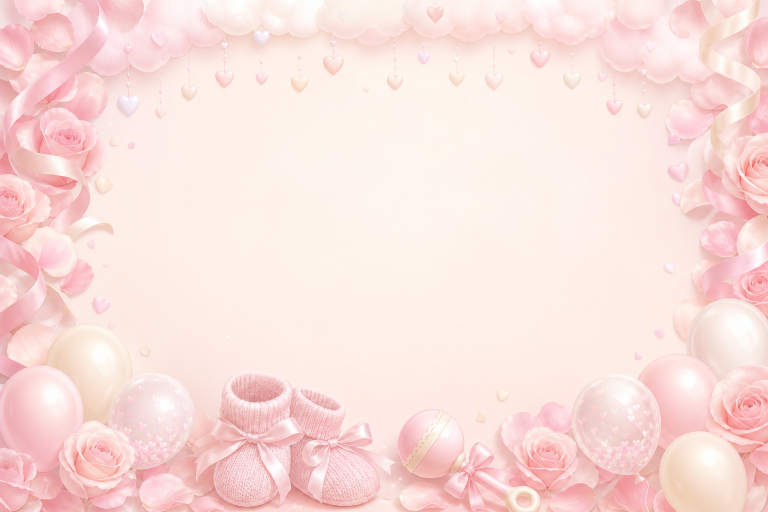
#> input picture tools/bg_sources/babyshower_01_landscape_master.png, 1536 x 1024 px, found by its file name (shown at 1/2 size); its folder holds 4 pictures in this run
$ python generate_babyshower_sources.py
#> lines starting #> are read from the running program, lines starting #| are printed output that depends on the picture; after the words box and inside, x2 and y2 are one past the last pixel; in counts of white or black regions, pixels touching at a corner belong together
### tools/import_landscape_masters.py
#!/usr/bin/env python3
"""
Import illustrated landscape masters → 1080×1350 portrait sources.

Frameless build: décor on top/sides/bottom only; seamless cream center
(no inner rectangle, no divider, no stretched frame from master art).

    python3 tools/import_landscape_masters.py --stem naming_01
    python3 tools/import_landscape_masters.py --all-special
"""

from __future__ import annotations

import argparse
import sys
from pathlib import Path

from PIL import Image

TOOLS = Path(__file__).parent
sys.path.insert(0, str(TOOLS))

from build_portrait_sources import frameless_portrait_from_landscape

LANDSCAPE = (1536, 1024)
SRC = TOOLS / "bg_sources"
ART = Path("/opt/cursor/artifacts/assets")

SPECIAL_STEMS = (
    "engagement_05",
    "naming_01",
    "naming_05",
    "babyshower_01",
    "babyshower_02",
    "babyshower_03",
    "babyshower_04",
    "babyshower_05",
)


def resolve_master(stem: str, art: str | None, art_dir: Path) -> Path:
#> called with stem = 'babyshower_01'
    if art:
        for candidate in (Path(art), art_dir / art, SRC / art, SRC / f"{stem}_landscape_master.png"):
            if candidate.exists():
                return candidate
        raise FileNotFoundError(f"Art not found: {art}")
    for candidate in (art_dir / f"{stem}_landscape_master.png", SRC / f"{stem}_landscape_master.png"):
        if candidate.exists():
            return candidate
    raise FileNotFoundError(f"No master for {stem}")


def import_one(stem: str, *, art: str | None = None, art_dir: Path = ART) -> None:
    master_path = resolve_master(stem, art, art_dir)
    landscape = Image.open(master_path).convert("RGB").resize(LANDSCAPE, Image.Resampling.LANCZOS)
#> landscape is the input picture: PIL image 1536x1024 RGB; mean R, G, B 250.1, 223.8, 219.5

    backup = SRC / f"{stem}_source_landscape_backup.png"
    landscape.save(backup, format="PNG", optimize=True)

    master_copy = SRC / f"{stem}_landscape_master.png"
    landscape.save(master_copy, format="PNG", optimize=True)

    portrait = frameless_portrait_from_landscape(landscape, stem=stem)
    dest = SRC / f"{stem}_source.png"
    portrait.save(dest, format="PNG", optimize=True)
    print(f"{stem}: {master_path.name} → {dest.name} ({portrait.size[0]}×{portrait.size[1]})")


# [17 lines left out: function main, not called in this run]


# [2 lines that do not run on import are left out]

### tools/build_portrait_sources.py
#!/usr/bin/env python3
"""
Build native 1080×1350 portrait source PNGs from landscape designed art.

Fills the portrait canvas without letterboxing or mirrored décor seams:
  • Top toran / bottom lotus bands keep their designed height
  • Side borders stretch vertically (leaf/filigree patterns)
  • Center cream panel expands for photo + copy

    python3 tools/build_portrait_sources.py --prefix engagement --restore-landscape
    python3 tools/build_portrait_sources.py --prefix naming --restore-landscape
"""

from __future__ import annotations

import argparse
from pathlib import Path

from PIL import Image, ImageDraw, ImageFilter

TARGET_W = 1080
TARGET_H = 1350

# Measured from designed landscape cards (1536×1024 → width-fit 1080×720).
TOP_BAND_RATIO = 0.235
BOTTOM_BAND_RATIO = 0.275
SIDE_COL_RATIO = 0.122


def sample_cream(im: Image.Image) -> tuple[int, int, int]:
    w, h = im.size
    patch = im.crop((w // 2 - 24, h // 2 - 24, w // 2 + 24, h // 2 + 24))
    pixels = list(
        patch.get_flattened_data() if hasattr(patch, "get_flattened_data") else patch.getdata()
    )
    pixels.sort(key=lambda c: c[0] + c[1] + c[2])
    return pixels[len(pixels) // 2]


def add_parchment_texture(base: Image.Image, strength: float = 0.035) -> Image.Image:
    noise = Image.effect_noise(base.size, 32).convert("L")
    noise = noise.filter(ImageFilter.GaussianBlur(radius=1.2))
    overlay = Image.merge("RGB", (noise, noise, noise))
    return Image.blend(base, overlay, strength)


# [45 lines left out: function landscape_to_portrait, not called in this run]


FRAMELESS_SIDE_RATIO = 0.20
# Landscape margins: keep outer décor, replace inner panel before full-height stretch.
FRAMELESS_MARGIN_X = 0.17
FRAMELESS_MARGIN_TOP = 0.13
FRAMELESS_MARGIN_BOTTOM = 0.28


# [106 lines left out: functions soften_center_panel, full_stretch_portrait, normalize_center_on_scaled, blend_horizontal_seam, blend_vertical_seam, not called in this run]


def portrait_from_native_bands(
    landscape: Image.Image,
    *,
    top_ratio: float,
    bottom_ratio: float,
    side_ratio: float,
    feather_vertical_seams: bool = False,
) -> Image.Image:
    """
    Compose portrait from native master bands.
    Top/bottom resize directly to final portrait height (crisp toran/footer).
    """
#> called with top_ratio = 0.14, bottom_ratio = 0.1, side_ratio = 0.19, feather_vertical_seams = False
    w, h = landscape.size
#> w = 1536; h = 1024
    top_h_p = max(96, int(TARGET_H * top_ratio))
    bottom_h_p = max(72, int(TARGET_H * bottom_ratio))
    mid_top = top_h_p
    mid_bottom = TARGET_H - bottom_h_p
    mid_h = mid_bottom - mid_top
    side_w = max(72, int(TARGET_W * side_ratio))
    center_w = TARGET_W - 2 * side_w
    side_w_native = max(1, int(w * side_ratio))
#> side_w_native = 291

    top_native = max(1, int(h * top_ratio))
#> top_native = 143
    bottom_native = max(1, int(h * bottom_ratio))
#> bottom_native = 102
    y0_native = top_native
#> y0_native = 143
    y1_native = h - bottom_native
#> y1_native = 922

    canvas = Image.new("RGB", (TARGET_W, TARGET_H), sample_cream(landscape))
#> in sample_cream, `pixels = list( patch.get_flattened_data() if hasattr(patch, "get_flatt..`: pixels = 2304 items, first 6: (254, 244, 237), (254, 245, 238), (255, 245, 238), (254, 244, 237), (254, 244, 237), (255, 245, 238)

    # Full-height side columns: one native→portrait scale (~1.32×), not a stretched mid strip.
    left_full = landscape.crop((0, 0, side_w_native, h)).resize(
        (side_w, TARGET_H), Image.Resampling.LANCZOS
    )
    right_full = landscape.crop((w - side_w_native, 0, w, h)).resize(
        (side_w, TARGET_H), Image.Resampling.LANCZOS
    )
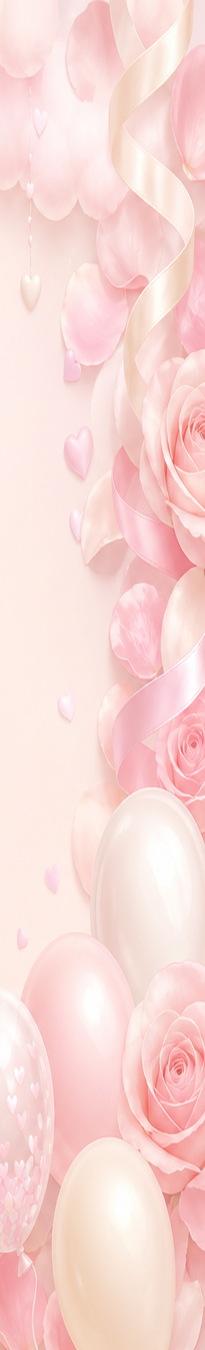
#> right_full: PIL image 205x1350 RGB; mean R, G, B 248.9, 216.8, 212.7
    canvas.paste(left_full, (0, 0))
    canvas.paste(right_full, (TARGET_W - side_w, 0))

    if mid_h > 0 and center_w > 0 and y1_native > y0_native:
        center = landscape.crop((side_w_native, y0_native, w - side_w_native, y1_native)).resize(
            (center_w, mid_h), Image.Resampling.LANCZOS
        )
        canvas.paste(center, (side_w, mid_top))

    top_band = landscape.crop((0, 0, w, top_native)).resize(
        (TARGET_W, top_h_p), Image.Resampling.LANCZOS
    )
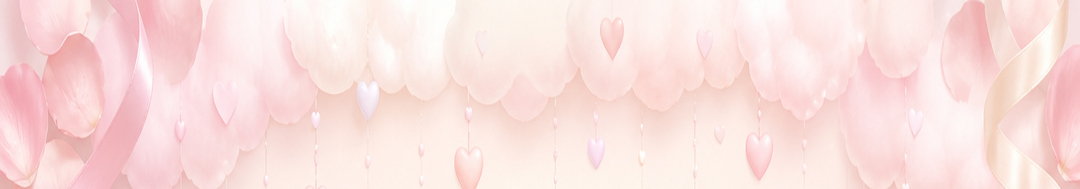
#> top_band: PIL image 1080x189 RGB; mean R, G, B 250.2, 223.9, 221.2
    bottom_band = landscape.crop((0, y1_native, w, h)).resize(
        (TARGET_W, bottom_h_p), Image.Resampling.LANCZOS
    )
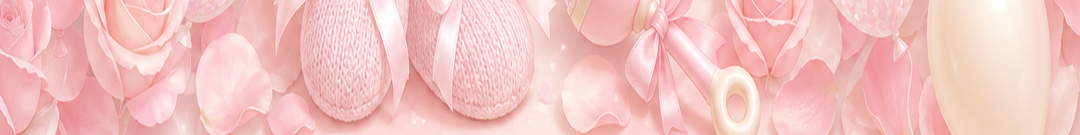
#> bottom_band: PIL image 1080x135 RGB; mean R, G, B 243.1, 195.4, 192.8
    canvas.paste(top_band, (0, 0))
    canvas.paste(bottom_band, (0, mid_bottom))
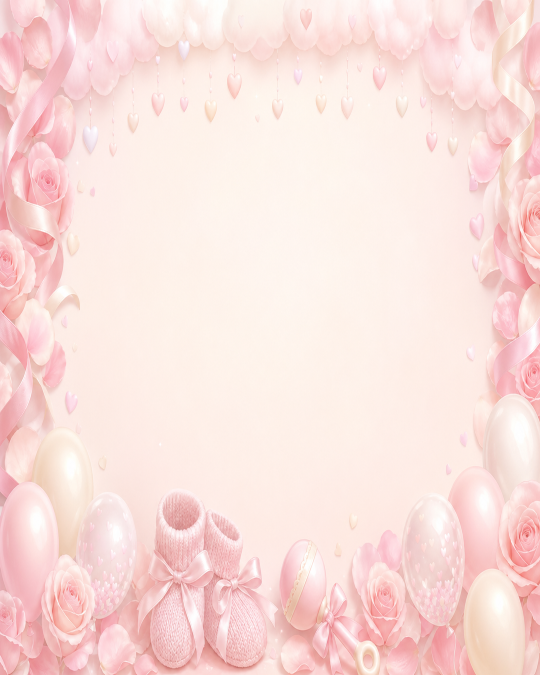
#> canvas: PIL image 1080x1350 RGB (shown at 1/2 size); mean R, G, B 250.1, 223.8, 219.5

    # Vertical seam feather blurs side filigree — center panel edges are already continuous.
    _ = feather_vertical_seams

    return canvas


# [72 lines left out: functions sample_color_at, prepare_master_for_portrait, needs_gold_frame_clear, replace_gold_pixels_in_center, not called in this run]


# Photo-card band ratios (1080×1350): protect top/side/bottom décor from center processing.
NAMING_SIDE_RATIO = 0.19
NAMING_TOP_RATIO = 0.14
NAMING_BOTTOM_RATIO = 0.10


def smooth_center_panel(
    portrait: Image.Image,
    *,
    strength: str = "light",
    top_protect_ratio: float = 0.12,
    bottom_protect_ratio: float = 0.10,
    side_protect_ratio: float = NAMING_SIDE_RATIO,
) -> Image.Image:
    """Smooth inner panel only — blur mask never bleeds into top/side/bottom décor."""
#> called with strength = 'heavy', top_protect_ratio = 0.14, bottom_protect_ratio = 0.1, side_protect_ratio = 0.19
    w, h = portrait.size
#> w = 1080; h = 1350
    pad_y = max(8, int(h * 0.01))
#> pad_y = 13
    pad_x = max(6, int(w * 0.008))
#> pad_x = 8
    y0 = int(h * top_protect_ratio) + pad_y
#> y0 = 202
    y1 = int(h * (1.0 - bottom_protect_ratio)) - pad_y
#> y1 = 1202
    side_w = int(w * side_protect_ratio)
#> side_w = 205
    x0 = side_w + pad_x
#> x0 = 213
    x1 = w - side_w - pad_x
    if y1 <= y0 + 40 or x1 <= x0 + 40:
        return portrait

    if strength == "heavy":
        blur = 3.0
        mask_r = 14
    else:
        blur = 1.0
        mask_r = 8

    region = portrait.crop((x0, y0, x1, y1))
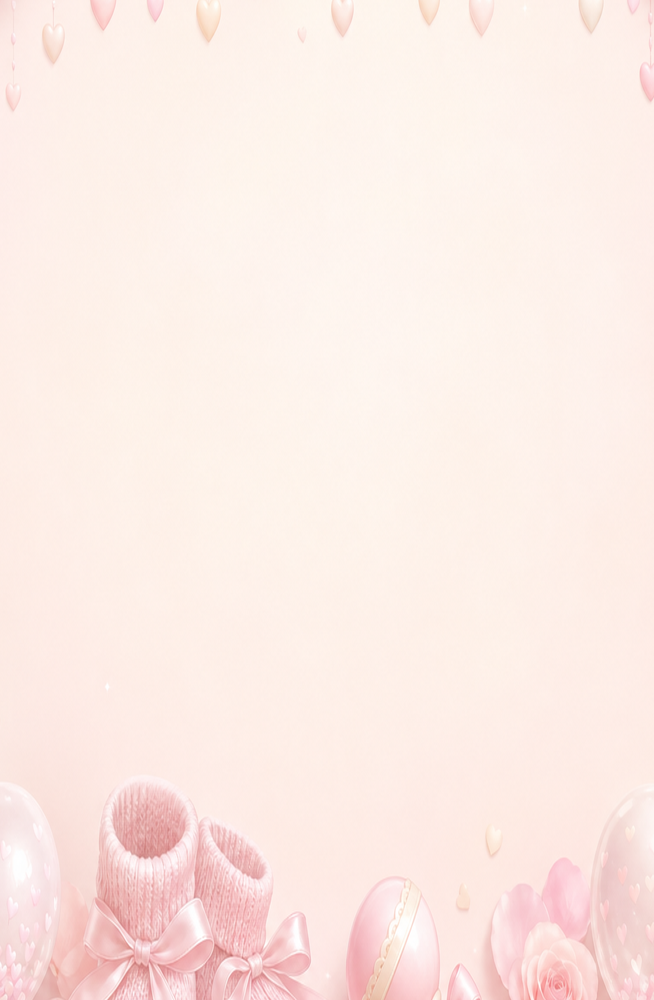
#> region: PIL image 654x1000 RGB; mean R, G, B 252.6, 235.7, 229.6
    smooth = region.filter(ImageFilter.SMOOTH).filter(ImageFilter.GaussianBlur(radius=blur))

    fixed = portrait.copy()
    fixed.paste(smooth, (x0, y0))

    mask = Image.new("L", (w, h), 0)
#> mask: PIL image 1080x1350 L; every value is 0
    ImageDraw.Draw(mask).rectangle((x0, y0, x1, y1), fill=255)
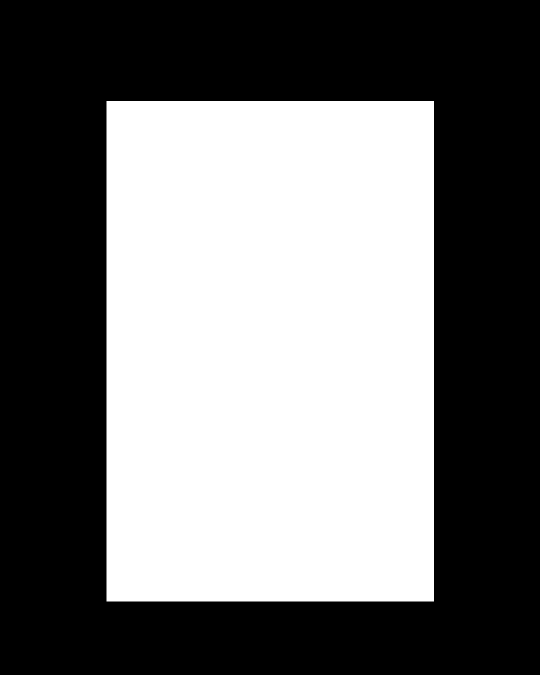
#> mask: PIL image 1080x1350 L (shown at 1/2 size); 45% white; 1 white region, box (x1, y1, x2, y2) and area: (213, 202, 868, 1203) 655655
    mask = mask.filter(ImageFilter.GaussianBlur(radius=mask_r))
    return Image.composite(fixed, portrait, mask)


def add_parchment_to_center(
    portrait: Image.Image,
    *,
    top_protect_ratio: float = 0.12,
    bottom_protect_ratio: float = 0.10,
    side_protect_ratio: float = NAMING_SIDE_RATIO,
    strength: float = 0.018,
) -> Image.Image:
    """Parchment grain on the cream panel only — keeps toran/side/footer art crisp."""
#> called with top_protect_ratio = 0.14, bottom_protect_ratio = 0.1, side_protect_ratio = 0.19, strength = 0.018
    w, h = portrait.size
    y0 = int(h * top_protect_ratio)
    y1 = int(h * (1.0 - bottom_protect_ratio))
    side_w = int(w * side_protect_ratio)
    x0, x1 = side_w, w - side_w
    center = portrait.crop((x0, y0, x1, y1))
    textured = add_parchment_texture(center, strength=strength)
#> in add_parchment_texture, `noise = Image.effect_noise(base.size, 32).convert("L")`:
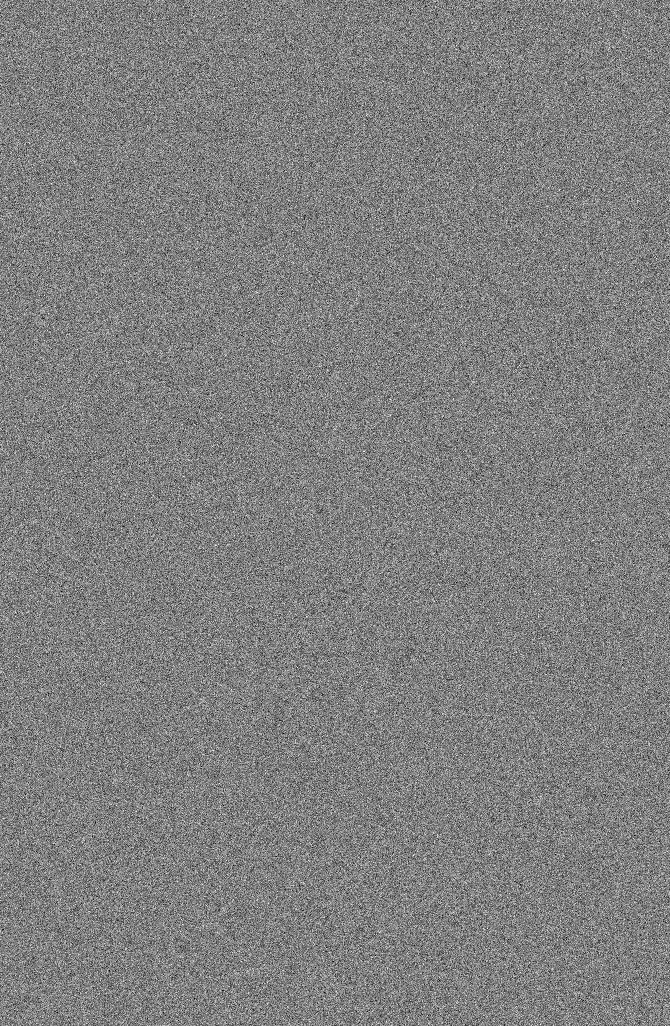
#> noise: PIL image 670x1026 L; min 0, max 255, mean 127.5
    out = portrait.copy()
    out.paste(textured, (x0, y0))
    return out


def band_compose_portrait_from_landscape(
    im: Image.Image,
    *,
    top_ratio: float = NAMING_TOP_RATIO,
    bottom_ratio: float = NAMING_BOTTOM_RATIO,
    side_ratio: float = NAMING_SIDE_RATIO,
    center_smooth: str = "light",
) -> Image.Image:
    """
    Keep top/bottom bands crisp by scaling them from native master to final portrait size.
    Stretch only the natural cream center vertically.
    """
    if im.size == (TARGET_W, TARGET_H):
        return add_parchment_to_center(
            im,
            top_protect_ratio=top_ratio,
            bottom_protect_ratio=bottom_ratio,
            side_protect_ratio=side_ratio,
        )

    out = portrait_from_native_bands(
        im,
        top_ratio=top_ratio,
        bottom_ratio=bottom_ratio,
        side_ratio=side_ratio,
        feather_vertical_seams=False,
    )
    out = smooth_center_panel(
        out,
        strength=center_smooth,
        top_protect_ratio=top_ratio,
        bottom_protect_ratio=bottom_ratio,
        side_protect_ratio=side_ratio,
    )
    return add_parchment_to_center(
        out,
        top_protect_ratio=top_ratio,
        bottom_protect_ratio=bottom_ratio,
        side_protect_ratio=side_ratio,
    )


# Back-compat alias
naming_portrait_from_landscape = band_compose_portrait_from_landscape


def uses_band_compose(stem: str) -> bool:
    return (
        stem.startswith("babyshower_")
        or stem in ("naming_01", "naming_05", "engagement_05")
    )


def frameless_portrait_from_landscape(
    im: Image.Image,
    *,
    stem: str = "",
    side_col_ratio: float | None = None,
    top_band_ratio: float | None = None,
    bottom_band_ratio: float | None = None,
) -> Image.Image:
    """Portrait build — band compose keeps top toran crisp; full stretch for legacy only."""
    if uses_band_compose(stem):
        top_r = NAMING_TOP_RATIO if top_band_ratio is None else top_band_ratio
        bottom_r = NAMING_BOTTOM_RATIO if bottom_band_ratio is None else bottom_band_ratio
        side_r = NAMING_SIDE_RATIO if side_col_ratio is None else side_col_ratio
        smooth = "heavy" if stem.startswith("babyshower") else "light"
        return band_compose_portrait_from_landscape(
            im,
            top_ratio=top_r,
            bottom_ratio=bottom_r,
            side_ratio=side_r,
            center_smooth=smooth,
        )

    _ = (side_col_ratio, top_band_ratio, bottom_band_ratio)
    stretched = full_stretch_portrait(im)
    blended = smooth_center_panel(stretched, strength="light")
    return add_parchment_to_center(blended)


# Back-compat alias
unified_portrait_from_landscape = frameless_portrait_from_landscape


# [51 lines left out: functions restore_from_backup, main, not called in this run]


# [2 lines that do not run on import are left out]

### tools/generate_babyshower_templates.py
#!/usr/bin/env python3
"""
Build baby-shower portrait sources from illustrated landscape masters.

Masters: tools/bg_sources/babyshower_XX_landscape_master.png
Import:  python3 tools/import_landscape_masters.py --stem babyshower_01
Convert: python3 tools/convert_photo_backgrounds.py --prefix babyshower

Regenerate all five:
    python3 tools/regenerate_photo_cards.py --babyshower
"""

from __future__ import annotations

import sys
from pathlib import Path

TOOLS = Path(__file__).parent
sys.path.insert(0, str(TOOLS))

from import_landscape_masters import SPECIAL_STEMS, import_one

BABY_STEMS = tuple(s for s in SPECIAL_STEMS if s.startswith("babyshower_"))


def main() -> int:
    for stem in BABY_STEMS:
        import_one(stem)
#| babyshower_01: babyshower_01_landscape_master.png → babyshower_01_source.png (1080×1350)
#> pass 2 of the loop in main, `for stem in BABY_STEMS:`:
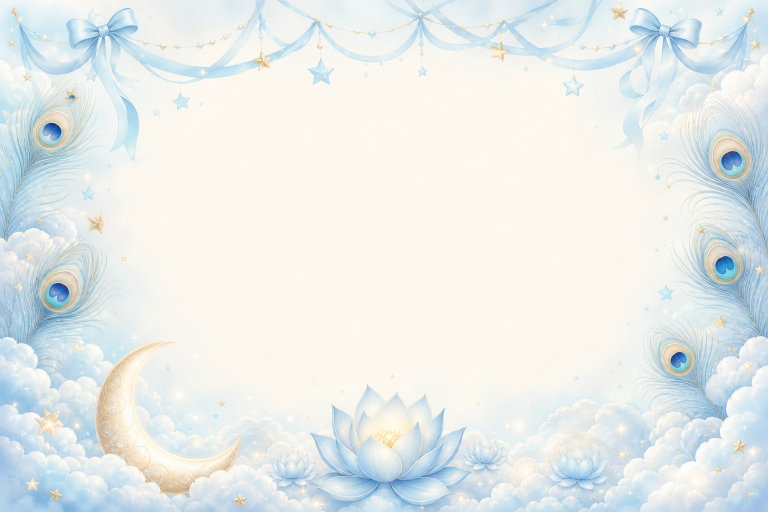
#> input picture tools/bg_sources/babyshower_02_landscape_master.png, 1536 x 1024 px, found by its file name (shown at 1/2 size)
#> in import_one, landscape is the input picture: PIL image 1536x1024 RGB; mean R, G, B 231, 236, 234.3
#> in smooth_center_panel (call 2), `region = portrait.crop((x0, y0, x1, y1))`:
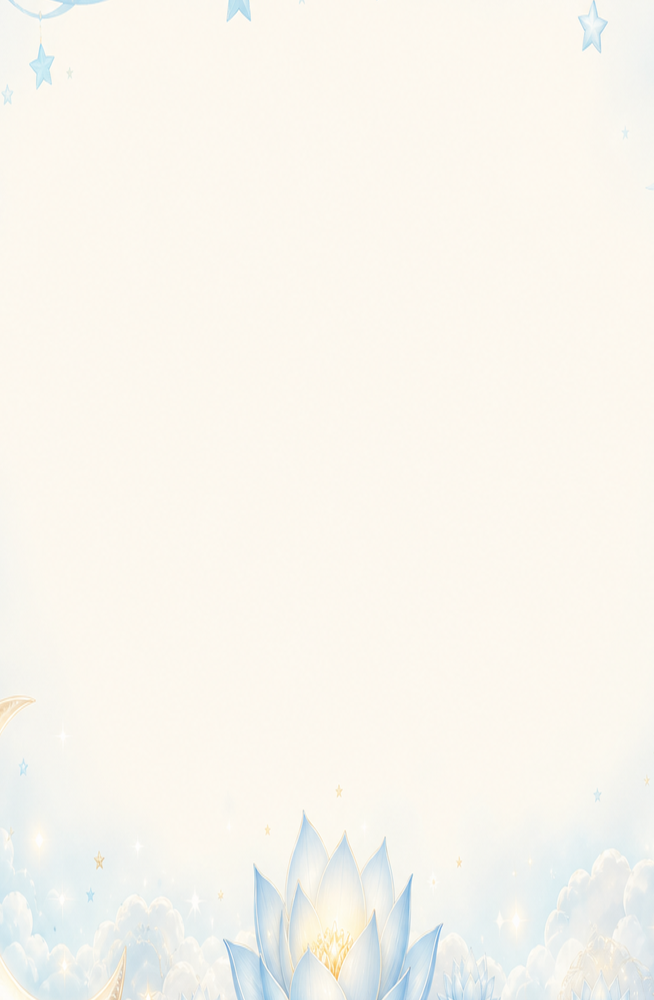
#> region: PIL image 654x1000 RGB; mean R, G, B 248.5, 245.8, 238.3
#> in add_parchment_texture (call 2), `noise = Image.effect_noise(base.size, 32).convert("L")`:
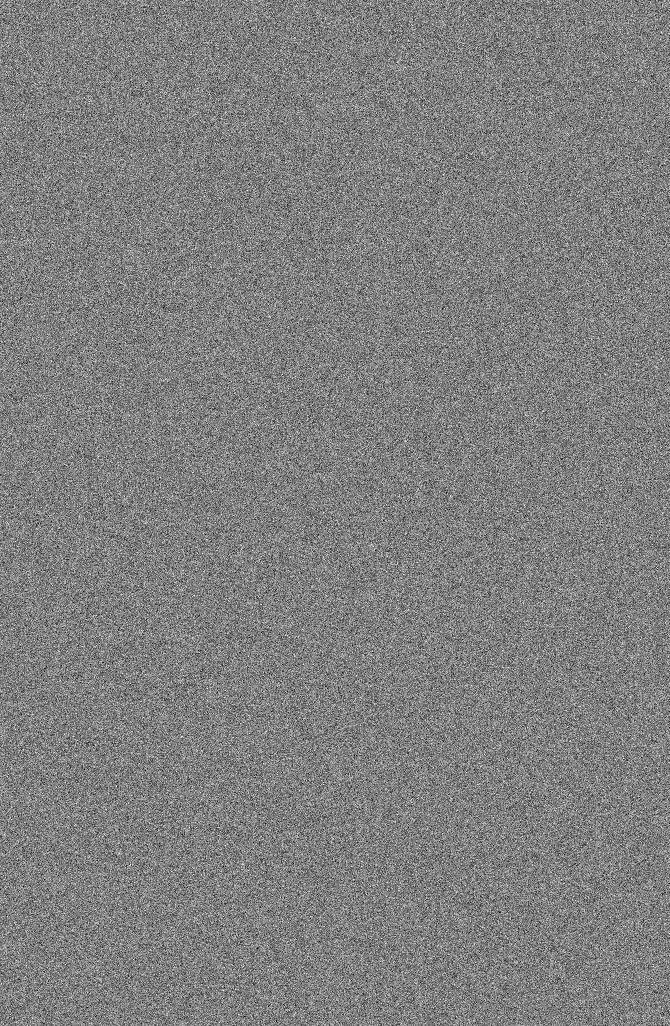
#> noise: PIL image 670x1026 L; min 0, max 255, mean 127.5
    return 0


# [2 lines that do not run on import are left out]

### tools/generate_babyshower_sources.py
#!/usr/bin/env python3
"""
Deprecated — use generate_babyshower_templates.py for portrait baby-shower art.

    python3 tools/generate_babyshower_templates.py
    python3 tools/convert_photo_backgrounds.py --prefix babyshower
"""

from __future__ import annotations

import generate_babyshower_templates as gen

if __name__ == "__main__":
#> (the run stopped early here; a loop or call above may not have finished)
